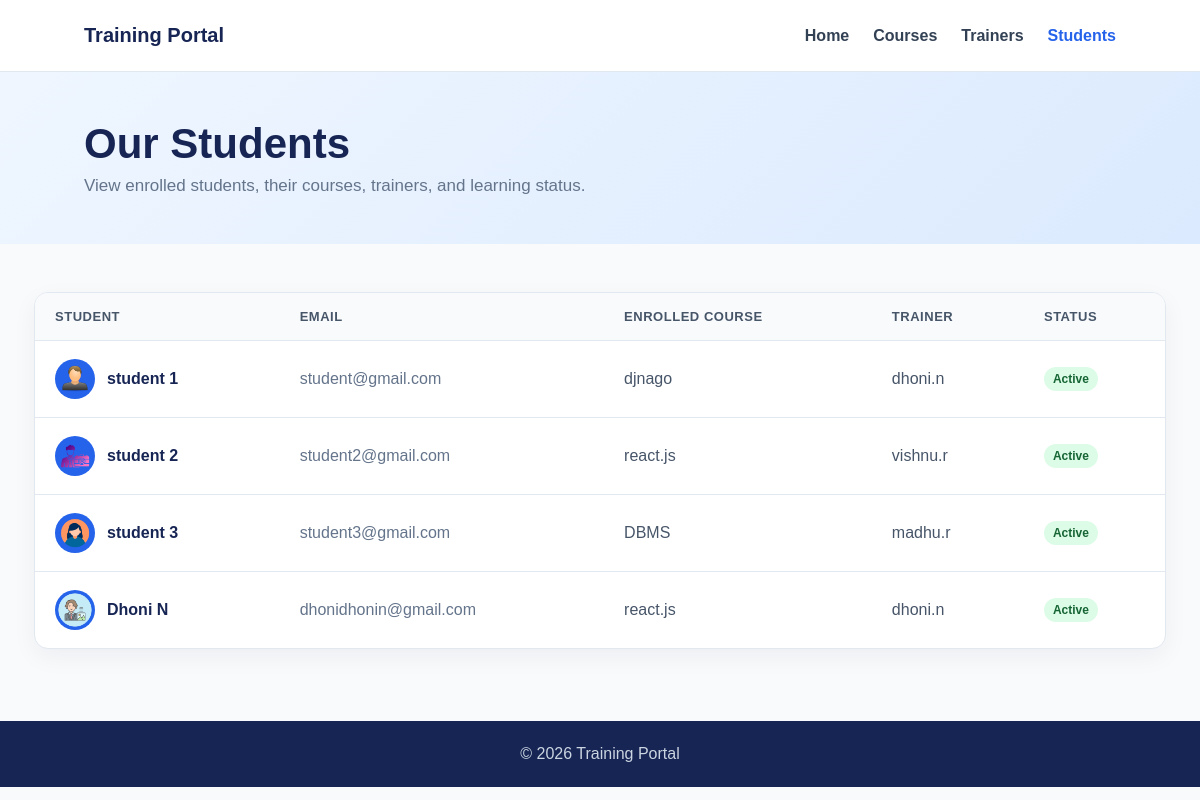
The page /academy/student/ on the database its author committed.
### academy/models.py (models this page shows, shortened)
class Student(models.Model):
    first_name=models.CharField(max_length=100)
    last_name=models.CharField(max_length=100)
    email=models.EmailField(unique=True)
    image=models.ImageField(upload_to='students/',blank=True,null=True)
    is_active=models.BooleanField(default=True)
    enrolled_courese=models.ForeignKey(Course,on_delete=models.SET_NULL,null=True)
    trainer=models.ForeignKey(Trainer,on_delete=models.SET_NULL,null=True)
    def full_name(self):
                return f"{self.first_name} {self.last_name}"

class Course(models.Model):
    course_name =models.CharField(max_length=100)
    description =models.CharField(max_length=200)
    duration =models.IntegerField(help_text="durations in weeks")
    trainers=models.ManyToManyField('Trainer',related_name="courses",blank=True)
    def __str__(self):
        return self.course_name

class Trainer(models.Model):
    first_name=models.CharField(max_length=100)
    last_name=models.CharField(max_length=100)
    email=models.EmailField(unique=True)
    expertise=models.CharField(max_length=100)
    image=models.ImageField(upload_to='trainers/',blank=True,null=True)
    def __str__(self):
        return f"{self.first_name}.{self.last_name}"

### academy/views.py (the view)
# urls.py: path('student/',views.student,name='student'),
def student(request):
    students=Student.objects.all()
    context={
        'students':students
    }
    return render(request,'students.html',context)

### templates/students.html (shortened to what this page needs)
<!DOCTYPE html>
{% load static %}
<html lang="en">
<head>
    <link rel="stylesheet" href="{% static 'css/students.css' %}">
</head>
<body>
    <nav class="navbar" aria-label="Main navigation">
        <a class="brand" href="{% url 'home' %}">Training Portal</a>
        <div class="nav-links">
            <a href="{% url 'home' %}">Home</a>
            <a href="{% url 'course' %}">Courses</a>
            <a href="{% url 'trainer' %}">Trainers</a>
            <a class="active" href="{% url 'student' %}">Students</a>
        </div>
    </nav>
    <header class="page-header">
        <h1>Our Students</h1>
        <p>View enrolled students, their courses, trainers, and learning status.</p>
    </header>
    <main class="container">
        <div class="table-wrap">
            <table>
                <thead>
                    <tr>
                        <th>Student</th>
                        <th>Email</th>
                        <th>Enrolled Course</th>
                        <th>Trainer</th>
                        <th>Status</th>
                    </tr>
                </thead>
                <tbody>
                    {% for s in students %}
                    <tr>
                        <td>
                            <div class="student-name">
                                <span class="avatar">
                                    {% if s.image %}
                                    <img src="{{ s.image.url }}" alt="{{ s.full_name }}">
                                    {% else %}
                                    {{ s.first_name|first|upper }}
                                    {% endif %}
                                </span>
                                {{ s.full_name }}
                            </div>
                        </td>
                        <td><a class="email" href="mailto:{{ s.email }}">{{ s.email }}</a></td>
                        <td>{{ s.enrolled_courese|default:"Not enrolled" }}</td>
                        <td>{{ s.trainer|default:"Not assigned" }}</td>
                        <td>
                            {% if s.is_active %}
                            <span class="status active">Active</span>
                            {% else %}
                            <span class="status inactive">Inactive</span>
                            {% endif %}
                        </td>
                    </tr>
                    {% empty %}
                    <tr class="empty">
                        <td colspan="5">No students are registered yet.</td>
                    </tr>
                    {% endfor %}
                </tbody>
            </table>
        </div>
    </main>
    <footer>&copy; {% now "Y" %} Training Portal</footer>
</body>
</html>

### static/css/students.css (style rules this page uses)
:root { --navy:#172554; --blue:#2563eb; --muted:#64748b; --border:#e2e8f0; --light:#eff6ff; --white:#fff; }
* { box-sizing:border-box; }
body { margin:0; font-family:Arial, Helvetica, sans-serif; color:#1e293b; background:#f8fafc; }
.navbar { height:72px; display:flex; align-items:center; justify-content:space-between; padding:0 7%; background:var(--white); border-bottom:1px solid var(--border); }
.brand { color:var(--navy); font-size:20px; font-weight:700; text-decoration:none; }
.nav-links { display:flex; gap:24px; }
.nav-links a { color:#334155; font-weight:600; text-decoration:none; }
.nav-links a:hover,.nav-links a.active { color:var(--blue); }
.page-header { padding:48px 7%; background:linear-gradient(135deg,#eff6ff,#dbeafe); }
.page-header h1 { margin:0 0 8px; color:var(--navy); font-size:42px; }
.page-header p { margin:0; color:var(--muted); font-size:17px; }
.container { max-width:1180px; margin:0 auto; padding:48px 24px 72px; }
.table-wrap { overflow-x:auto; background:var(--white); border:1px solid var(--border); border-radius:14px; box-shadow:0 8px 24px rgba(15,23,42,.05); }
table { width:100%; border-collapse:collapse; min-width:760px; }
th { padding:16px 20px; color:#475569; background:#f8fafc; border-bottom:1px solid var(--border); font-size:13px; text-align:left; text-transform:uppercase; letter-spacing:.04em; }
td { padding:18px 20px; border-bottom:1px solid var(--border); color:#475569; }
tbody tr:last-child td { border-bottom:0; }
.student-name { display:flex; align-items:center; gap:12px; color:var(--navy); font-weight:700; }
.avatar { width:40px; height:40px; display:grid; place-items:center; border-radius:50%; color:var(--white); background:var(--blue); }
.avatar img { width:40px; height:40px; border-radius:50%; object-fit:cover; }
.status { display:inline-block; padding:5px 9px; border-radius:999px; font-size:12px; font-weight:700; }
.status.active { color:#166534; background:#dcfce7; }
.email { color:#64748b; text-decoration:none; }
footer { padding:24px; color:#cbd5e1; background:var(--navy); text-align:center; }

### rows shown on the page
Student: image (picture), full_name "student 1", email "student@gmail.com", enrolled_courese "djnago", trainer "dhoni.n", is_active "Active"
Student: image (picture), full_name "student 2", email "student2@gmail.com", enrolled_courese "react.js", trainer "vishnu.r", is_active "Active"
Student: image (picture), full_name "student 3", email "student3@gmail.com", enrolled_courese "DBMS", trainer "madhu.r", is_active "Active"
Student: image (picture), full_name "Dhoni N", email "dhonidhonin@gmail.com", enrolled_courese "react.js", trainer "dhoni.n", is_active "Active"
